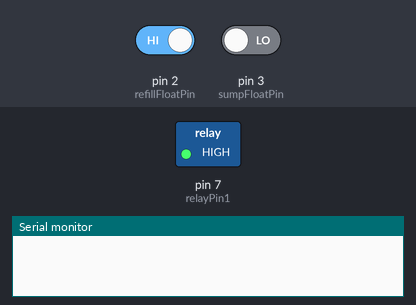
Simulated run of this sketch. Board: Arduino Uno, built with avr-gcc and run on an emulated ATmega328P. Shown: switched loads named in the sketch (green lamp = pin HIGH), the last lines printed to the serial monitor. The test bench sets the inputs (shaded band); at power-on: pin 2 (refillFloatPin) HIGH, pin 3 (sumpFloatPin) LOW.

Above: at 2.8 s.
2.9 s: pin 2 (refillFloatPin) driven LOW and pin 3 (sumpFloatPin) driven HIGH
At 4.3 s:
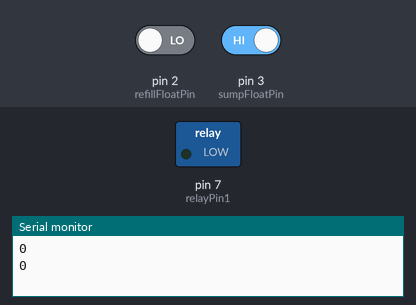
5.5 s: pin 2 (refillFloatPin) driven HIGH
At 7.1 s:
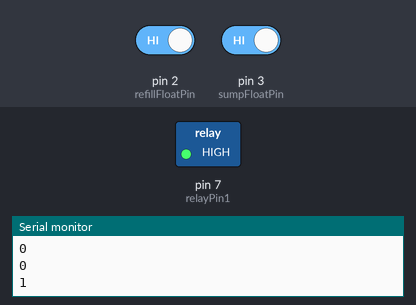
7.5 s: pin 2 (refillFloatPin) driven LOW
At 9.4 s:
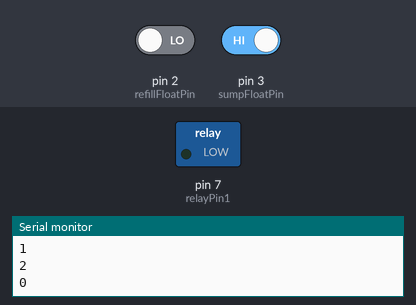
Timing chart, 0 to 10.9 s (numbered marks = the images above; inputs shaded):
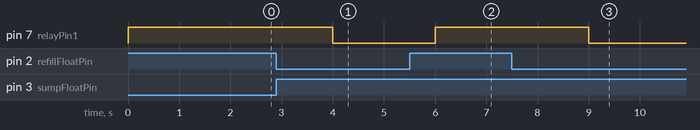

The sketch:

Auto_Top_Off.ino
```cpp
int relayPin1 = 7; // Pin to control power to ATO Pump

int refillFloatPin = 2; // tape
int sumpFloatPin = 3; // no tape
long lastRunMillis = 0;
long currentMillis = millis();
bool on = false; // is the ATO Pump currently on
int count = 0;

void setup() {
  Serial.begin(9600);
  pinMode(relayPin1, OUTPUT);      // sets the digital pin as output

  pinMode(refillFloatPin, INPUT); // ATO Reservoir Float switch
  pinMode(sumpFloatPin, INPUT);   // Sump Float Switch

  digitalWrite(relayPin1, HIGH);  // Prevents relays from starting up engaged
}

void loop() {
  int refillFloatVal = digitalRead(refillFloatPin);
  int sumpFloatVal = digitalRead(sumpFloatPin);

  // Checks ATO Reservoir has enough water and the Sump is reading low on water
  if (refillFloatVal == LOW && sumpFloatVal == HIGH) {
    Serial.println(count);
    if (!on) {
      on = true;
      count = 0;
    } else {
      count++;
      if (count < 60) { // Only run ATO Pump max of 60 seconds before pausing
        digitalWrite(relayPin1, LOW);
      } else {
        digitalWrite(relayPin1, HIGH);
        delay(1800000); // Pause 30 minutes
        on = false;
      }
    }

  } else {
    digitalWrite(relayPin1, HIGH);
    on = false;
  }
  delay(1000);
}
```

Measured:
- after the input at 2.9 s, pin 7 (relayPin1): HIGH → LOW after 1.1 s
- after the input at 5.5 s, pin 7 (relayPin1): LOW → HIGH after 0.50 s
- after the input at 7.5 s, pin 7 (relayPin1): HIGH → LOW after 1.5 s
